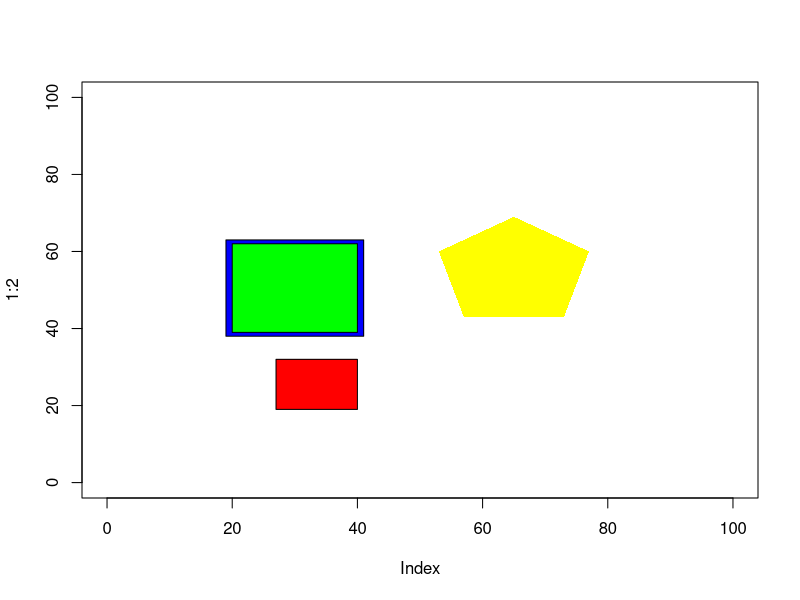

The R script that drew this image:
## ---- chunk 1
plot(1:2, type="n", xlim=c(0,100), ylim=c(0,100))
polygon(c(19,41,41,19), c(38,38,63,63), col="Blue")
polygon(c(20,40,40,20), c(39,39,62,62), col="Green")
polygon(c(27,40,40,27), c(19,19,32,32), col="red")
polygon(c(57,73,77,65,53), c(43,43,60,69,60), col="yellow", border=NA) 
